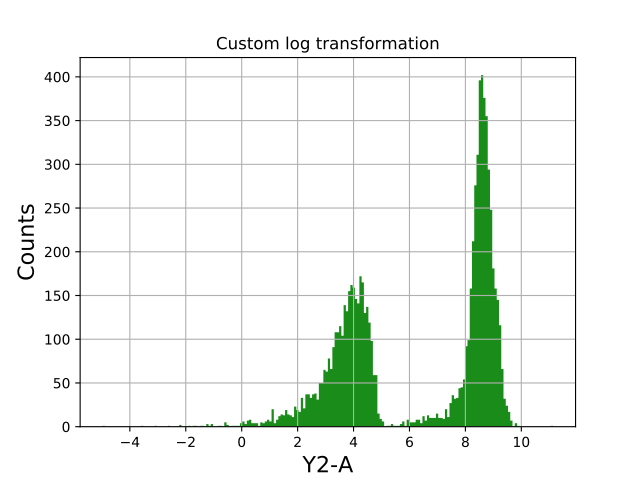

Source code (Python):
"""
Demonstrates how to implement a custom transformation of the data.
"""
import os

import FlowCytometryTools
from FlowCytometryTools import FCMeasurement
from pylab import *

# Locate sample data included with this package
datadir = os.path.join(FlowCytometryTools.__path__[0], 'tests', 'data', 'Plate01')
datafile = os.path.join(datadir, 'RFP_Well_A3.fcs')


# datafile = '[insert path to your own fcs file]'

def transform_using_this_method(original_sample):
    """ This function implements a log transformation on the data. """
    # Copy the original sample
    new_sample = original_sample.copy()
    new_data = new_sample.data

    # Our transformation goes here
    new_data['Y2-A'] = log(new_data['Y2-A'])
    new_data = new_data.dropna()  # Removes all NaN entries
    new_sample.data = new_data
    return new_sample


# Load data
sample = FCMeasurement(ID='Test Sample', datafile=datafile)

# Transform using our own custom method
custom_transform_sample = sample.apply(transform_using_this_method)

###
# To do this with a collection (a plate):
# compensated_plate = plate.apply(transform_using_this_method, 
#                   output_format='collection')

# Plot
custom_transform_sample.plot(['Y2-A'], color='green', alpha=0.9);
grid(True)

title('Custom log transformation')

# show() # <-- Uncomment when running as a script.
